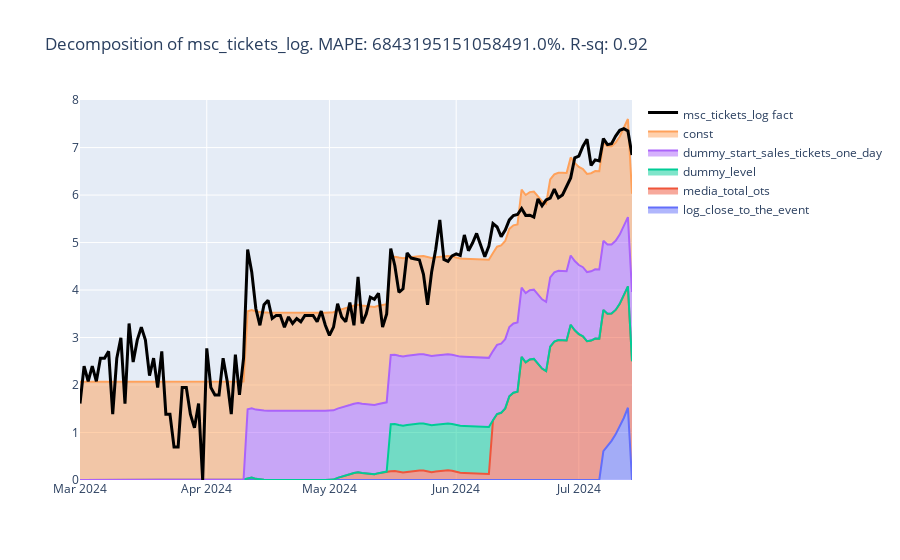

The code cell stored with this chart in its notebook:
### Code cell
plot_decomposition(pd.concat([X,y],axis=1),model,kpi_name=kpi_name_log)

### Figure 1 — Plotly figure (JSON) as saved in the notebook; plotly's stock layout.template omitted (floating-point values rounded to 4 significant figures; data arrays with more than 128 entries replaced by an {"elided": "..."} marker saying what was removed)
{"data": [{"fill": "tonexty", "name": "log_close_to_the_event", "stackgroup": "one", "type": "scatter", "x": {"elided": "136 str values"}, "y": {"elided": "136 float values"}}, {"fill": "tonexty", "name": "media_total_ots", "stackgroup": "one", "type": "scatter", "x": {"elided": "136 str values"}, "y": {"elided": "136 float values"}}, {"fill": "tonexty", "name": "dummy_level", "stackgroup": "one", "type": "scatter", "x": {"elided": "136 str values"}, "y": {"elided": "136 float values"}}, {"fill": "tonexty", "name": "dummy_start_sales_tickets_one_day", "stackgroup": "one", "type": "scatter", "x": {"elided": "136 str values"}, "y": {"elided": "136 float values"}}, {"fill": "tonexty", "name": "const", "stackgroup": "one", "type": "scatter", "x": {"elided": "136 str values"}, "y": {"elided": "136 float values"}}, {"fill": "tozeroy", "fillcolor": "rgba(255, 0, 0,0)", "line": {"color": "black", "width": 3}, "name": "msc_tickets_log fact", "stackgroup": "main", "type": "scatter", "x": {"elided": "136 str values"}, "y": {"elided": "136 float values"}}], "layout": {"title": {"text": "Decomposition of msc_tickets_log. MAPE: 6843195151058491.0%. R-sq: 0.92"}}}
